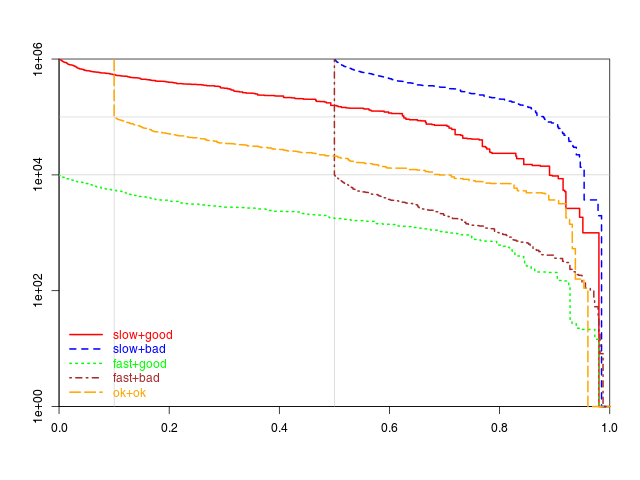

This figure's R source:
library("plotteR");

set.seed(10000L);

# create a single run
make.run <- function(q.best, time.worst, ...) {
  repeat {
    x <- sort(unique(as.integer(c(1L, time.worst, runif(n=19L, min=1L, max=time.worst)))));
    if(length(x) == 21L) { break; }
  }

  range <- 1 - q.best;
  repeat {
    l <- unique((exp(runif(n=20L, min=1L, max=5L))-exp(1L))/exp(5L));
    if(length(l) != 20L) { next; }
    if(any((l<=0) | (l >= 1))) { next; }
    y <- sort(unique(c(q.best, q.best + (range*l))), decreasing = TRUE);
    if(length(y) == 21L) { break; }
  }
  return(matrix(c(x, y), ncol=2L))
}

# make n runs
make.runs <- function(n, q.best, time.worst) {
  return(lapply(X=seq_len(n), FUN=make.run, q.best=q.best, time.worst=time.worst));
}

# plot five example ERTs
plot.ert(x = list(make.runs(20, 0.0, 1e6),
                  make.runs(20, 0.5, 1e6),
                  make.runs(20, 0.0, 1e4),
                  make.runs(20, 0.5, 1e4),
                  make.runs(20, 0.1, 1e5)),
          names=c("slow+good", "slow+bad", "fast+good", "fast+bad", "ok+ok"),
          log="y",
          time.max=(10^time.max.pow),
          goal.min=0,
          goal.max=1,
          goal.markers = c(0.1, 0.5),
          time.markers = c(1e6, 1e4, 1e5));
